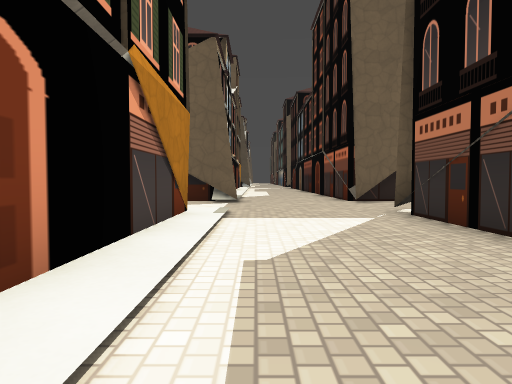
View 1 (above)

24 first-person views from a walk through a Godot game level. The camera is 1.2 m above the floor, tilts 2° down and sees 75° across. The floor is counted in squares, 2 m on a side. Each view is taken from the middle of a square. On the plan, view 1 faces up. The plan holds only what a view shows up to about 10 squares ahead; the rest is blank. The place goes on beyond the plan. Some surface patterns are stand-ins.

View 2
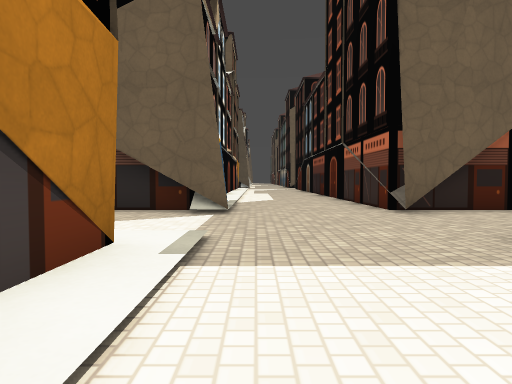

View 3
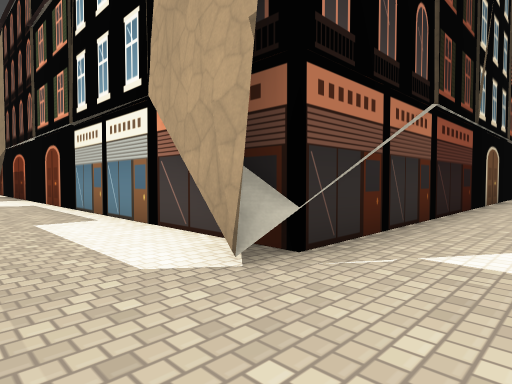

View 4
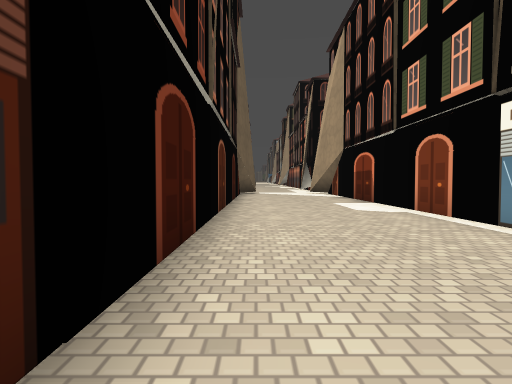

View 5
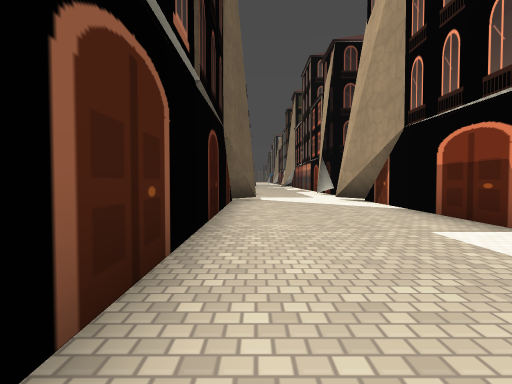

View 6
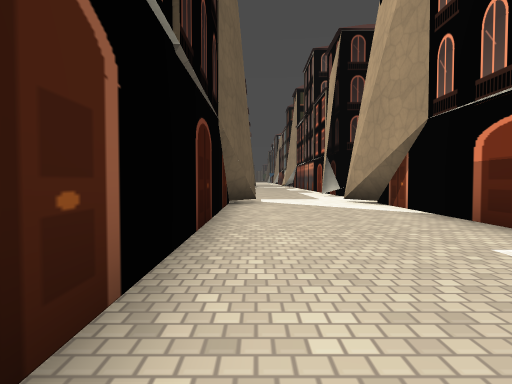

View 7
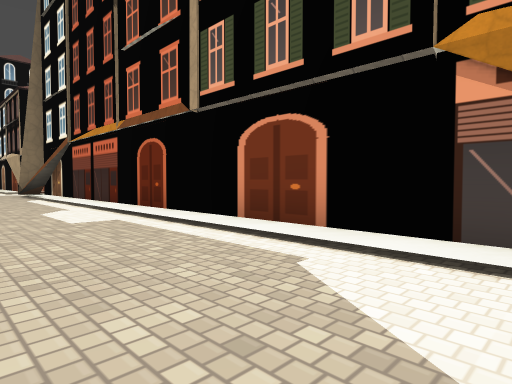

View 8
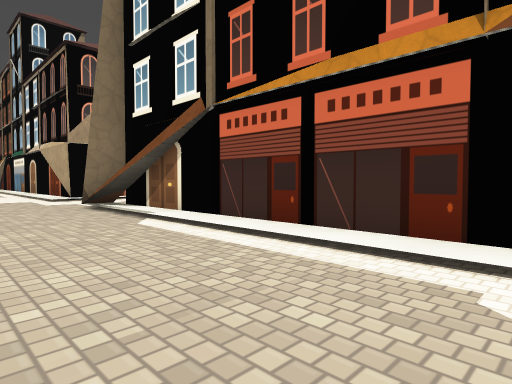

View 9
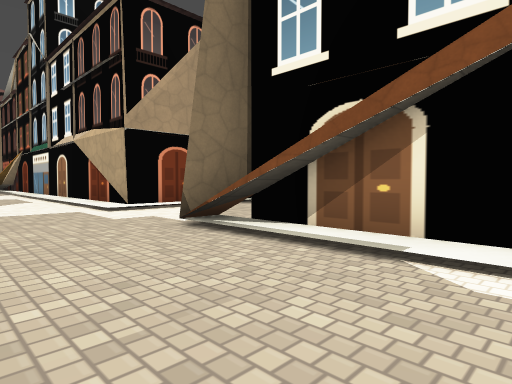

View 10
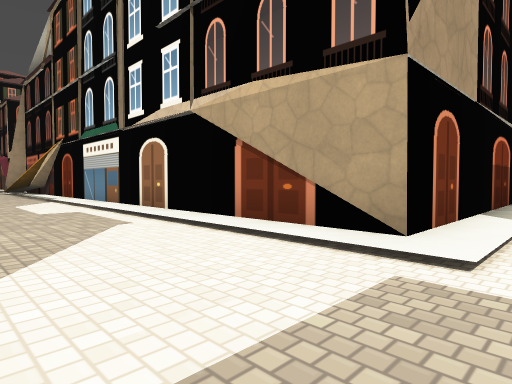

View 11
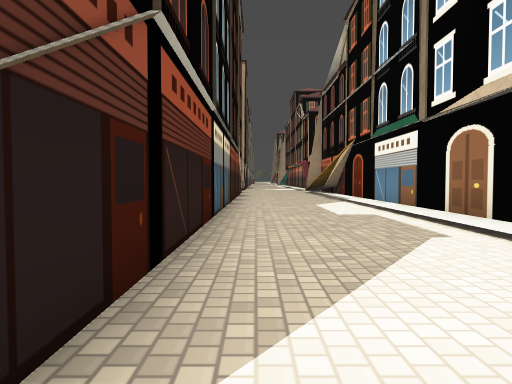

View 12
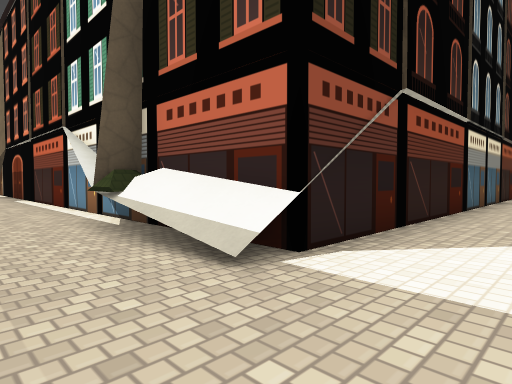

View 13
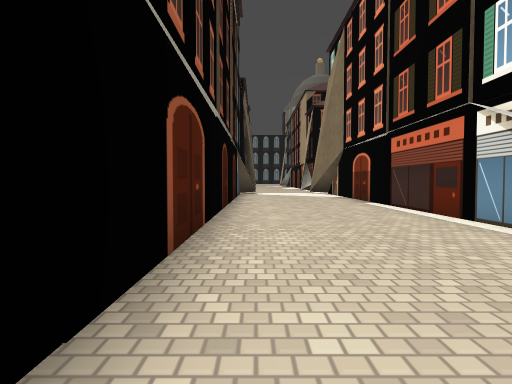

View 14
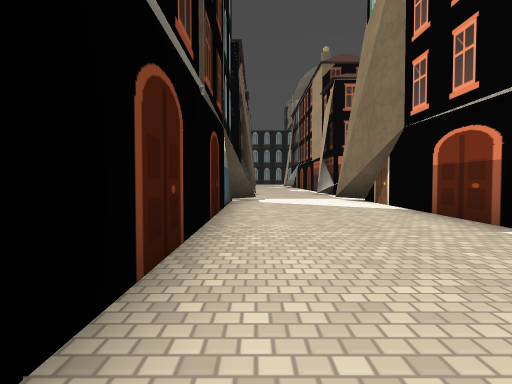

View 15
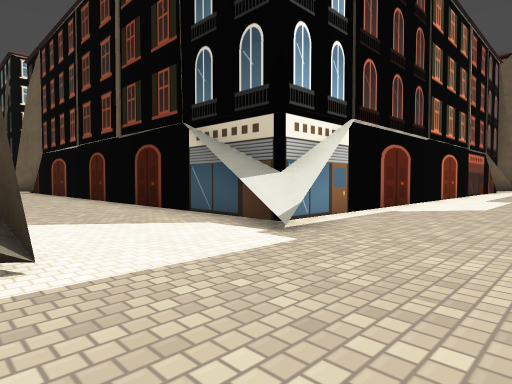

View 16
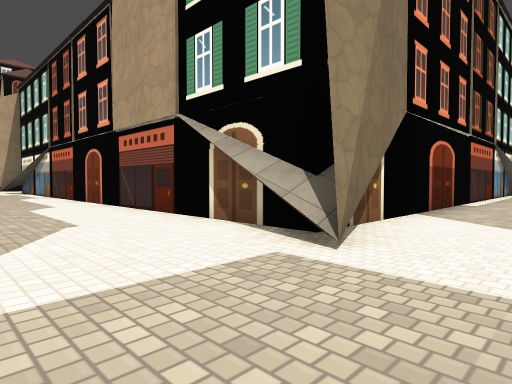

View 17
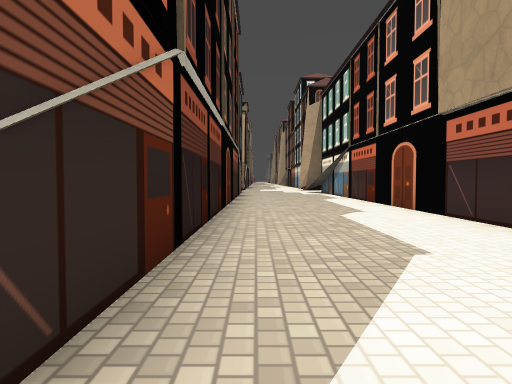

View 18
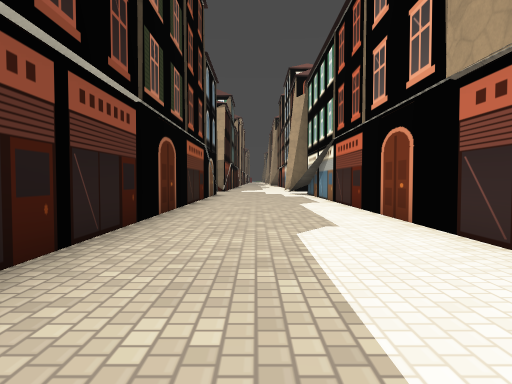

View 19
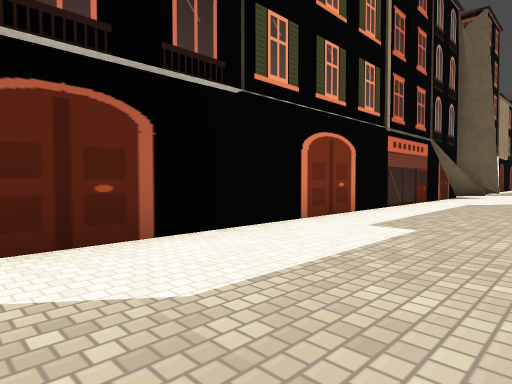

View 20
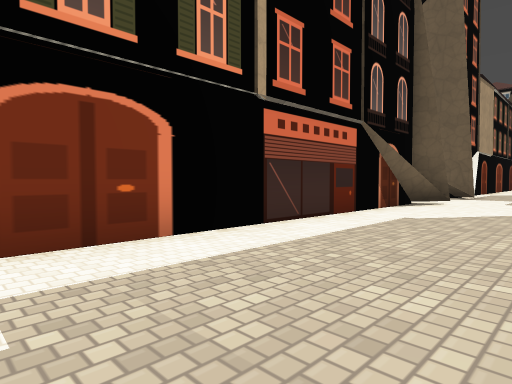

View 21
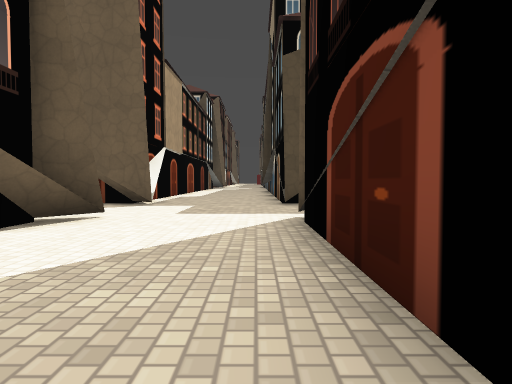

View 22
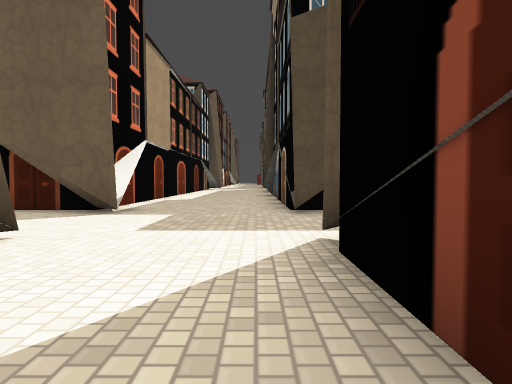

View 23
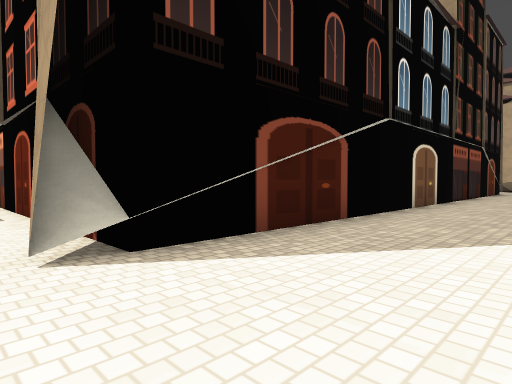

View 24
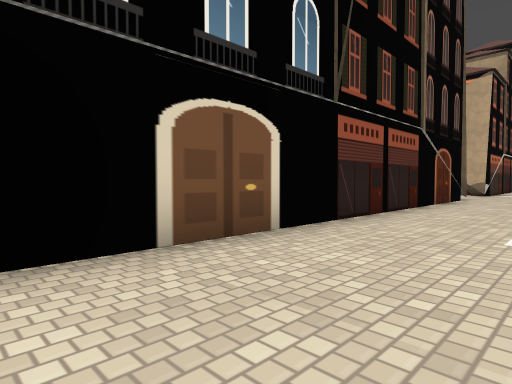

### Floor plan
Key: @ floor where view 1 was taken; # wall or solid block; . main floor; : floor 0.25 m higher than the main floor; / step, stairs or slope; = window, fence, low wall or low ledge; ^ raised ledge.
Columns run from 2 left of view 1 to 23 right of it. Each row starts with its distance up from view 1.
 13  /...#               ....
 12  /...#               ....#
 11   ...#               #...#
 10 ##...#################...#
  9 .:..................##...#
  8 ..........................
  7 ..........................
  6  :...##.............##...#
  5 #/...#################...#
  4 #/...#               ....#
  3 #/...#              #....#
  2 #/...#              #....#
  1 #/...#              #....
  0 #/@..#              #....
 -1 #/...#              #....#
 -2 #/...#              #....#
 -3 #/...#              #....#
 -4 #/...               #....#
 -5 #/...               #....#
 -6 #/...               #....#
 -7 #/...               #....#
 -8 #/...               #....#
 -9  #...               ##...#
-10 ##...    #############...#
-11 .:... .............. =...
-12 .........................
-13 .........................
-14 ::...///^...........##...
-15 ##...### #############...#
-16  #...#              #....#
-17  /...#              #....#
-18  /...#              #....#
-19 #/...#              #....#
-20 #/...#              #....#
-21 #/...#              #....#
-22 #/...#              #....#
-23 #/...#              #....#
-24 #/...#              #....#
-25                     #....#
-26                     #....#

Positions as (right, up) in squares from view 1, and headings:
1: (0, 0), facing up
2: (0, 3), facing up
3: (1, 8), facing down-right
4: (4, 9), facing right
5: (9, 9), facing right
6: (10, 9), facing right
7: (2, 4), facing down-left
8: (2, -3), facing down-left
9: (2, -7), facing down-left
10: (2, -13), facing down-left
11: (2, -14), facing down
12: (1, -12), facing down-right
13: (4, -11), facing right
14: (9, -11), facing right
15: (22, -14), facing up-left
16: (22, -12), facing down-left
17: (22, -14), facing down
18: (21, -16), facing down
19: (22, -7), facing up-left
20: (22, -3), facing up-left
21: (22, 1), facing up
22: (22, 3), facing up
23: (20, 7), facing down-right
24: (20, 1), facing down-right
